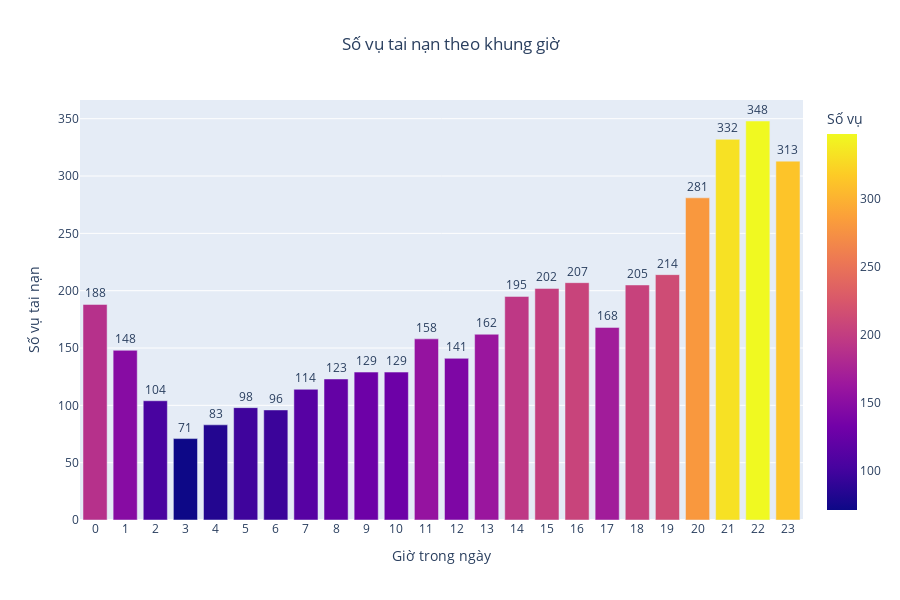

The cell this chart's notebook holds for it:
### Markdown cell above
### Biểu đồ này thì có thể bộ lọc theo quận huyện , ngày hoặc loại đường gì đó ....

### Code cell
# Convert 'Thời gian xảy ra tai nạn' to datetime to extract hour
data['Giờ'] = pd.to_datetime(data['Thời gian xảy ra tai nạn'], format='%H:%M:%S', errors='coerce').dt.hour

# Count the number of accidents for each hour
hourly_accidents = data['Giờ'].value_counts().sort_index().reset_index()
hourly_accidents.columns = ['Giờ', 'Số vụ']

# Plot hourly accidents using Plotly
fig_hourly = px.bar(
    hourly_accidents, 
    x='Giờ', 
    y='Số vụ', 
    title='Số vụ tai nạn theo khung giờ',
    text='Số vụ',
    color='Số vụ',
    color_continuous_scale='Plasma'  # Use Magma color scale
)

# Customize layout for hourly accidents chart
fig_hourly.update_traces(textposition='outside')
fig_hourly.update_layout(
    title_x=0.5,  # Center the title
    xaxis_title='Giờ trong ngày',
    yaxis_title='Số vụ tai nạn',
    xaxis=dict(tickmode='linear', dtick=1),  # Ensure all hour values are displayed
    width=900,  # Adjusted width
    height=600,  # Adjusted height
    font=dict(size=12)  # Set default font size
)

# Show the figure for hourly accidents
fig_hourly.show()

### Figure 1 — Plotly figure (JSON) as saved in the notebook; plotly's stock layout.template omitted (floating-point values rounded to 4 significant figures)
{"data": [{"alignmentgroup": "True", "hovertemplate": "Giờ=%{x}<br>Số vụ=%{marker.color}<extra></extra>", "legendgroup": "", "marker": {"color": [188, 148, 104, 71, 83, 98, 96, 114, 123, 129, 129, 158, 141, 162, 195, 202, 207, 168, 205, 214, 281, 332, 348, 313], "coloraxis": "coloraxis", "pattern": {"shape": ""}}, "name": "", "offsetgroup": "", "orientation": "v", "showlegend": false, "text": [188, 148, 104, 71, 83, 98, 96, 114, 123, 129, 129, 158, 141, 162, 195, 202, 207, 168, 205, 214, 281, 332, 348, 313], "textposition": "outside", "type": "bar", "x": [0, 1, 2, 3, 4, 5, 6, 7, 8, 9, 10, 11, 12, 13, 14, 15, 16, 17, 18, 19, 20, 21, 22, 23], "xaxis": "x", "y": [188, 148, 104, 71, 83, 98, 96, 114, 123, 129, 129, 158, 141, 162, 195, 202, 207, 168, 205, 214, 281, 332, 348, 313], "yaxis": "y"}], "layout": {"barmode": "relative", "coloraxis": {"colorbar": {"title": {"text": "Số vụ"}}, "colorscale": [[0, "#0d0887"], [0.1111, "#46039f"], [0.2222, "#7201a8"], [0.3333, "#9c179e"], [0.4444, "#bd3786"], [0.5556, "#d8576b"], [0.6667, "#ed7953"], [0.7778, "#fb9f3a"], [0.8889, "#fdca26"], [1, "#f0f921"]]}, "font": {"size": 12}, "height": 600, "legend": {"tracegroupgap": 0}, "title": {"text": "Số vụ tai nạn theo khung giờ", "x": 0.5}, "width": 900, "xaxis": {"anchor": "y", "domain": [0, 1], "dtick": 1, "tickmode": "linear", "title": {"text": "Giờ trong ngày"}}, "yaxis": {"anchor": "x", "domain": [0, 1], "title": {"text": "Số vụ tai nạn"}}}}
